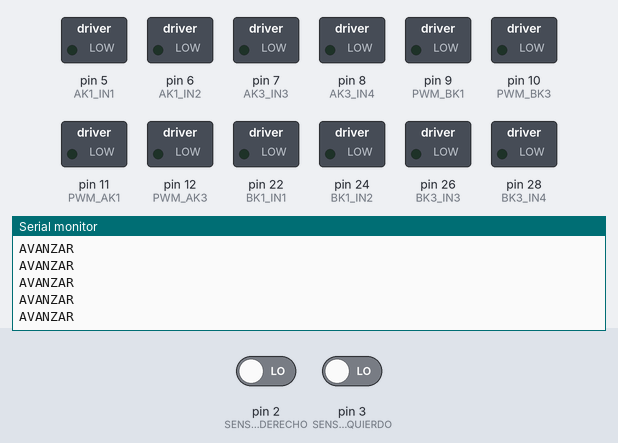
A sketch run on a simulated Arduino Mega 2560, built with avr-gcc and run on an emulated ATmega2560. On the bench: switched loads named in the sketch (green lamp = pin HIGH), the last lines printed to the serial monitor. The inputs (shaded band) are chosen by the test bench; at power-on: pin 2 (SENSOR_IR_DERECHO) LOW, pin 3 (SENSOR_IR_IZQUIERDO) LOW.

Above: at 4.2 s.
4.3 s: pin 2 (SENSOR_IR_DERECHO) driven HIGH
At 4.48 s:
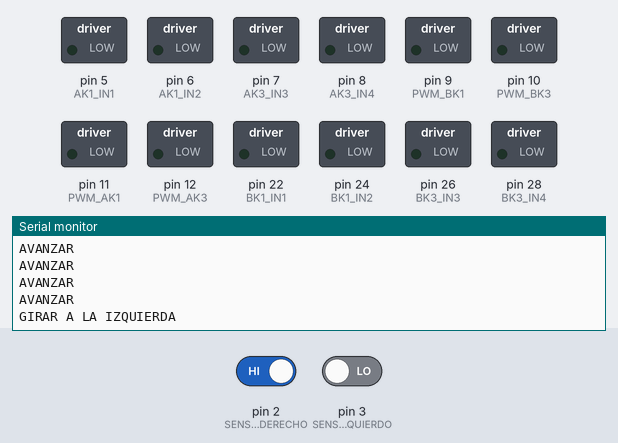
6.3 s: pin 3 (SENSOR_IR_IZQUIERDO) driven HIGH
At 6.44 s:
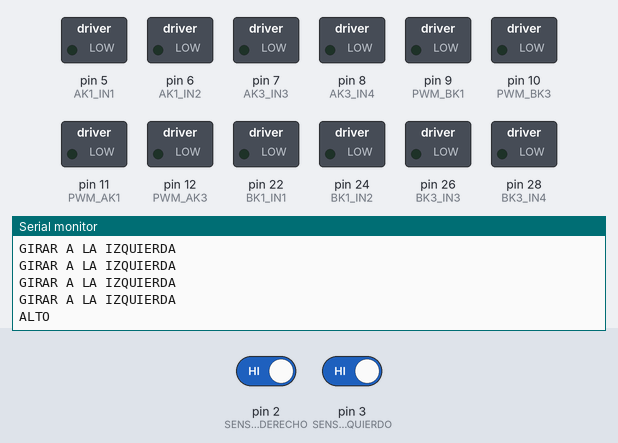
8.2 s: pin 2 (SENSOR_IR_DERECHO) driven LOW
At 8.39 s:
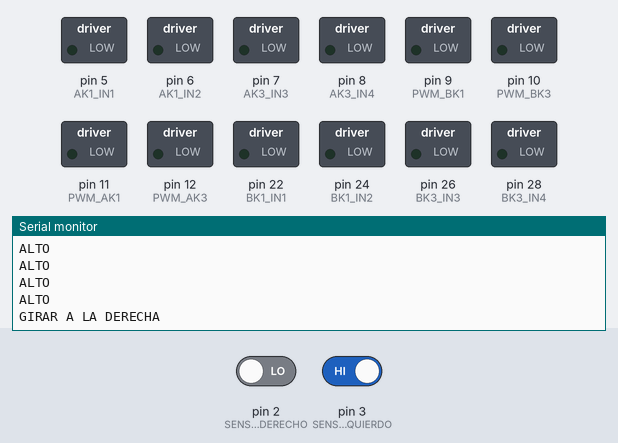

Measured:
- after the input at 4.3 s, the serial monitor: prints a new line after 0.05 s (image 1)
- after the input at 6.3 s, the serial monitor: prints a new line at once (image 2)
- after the input at 8.2 s, the serial monitor: prints a new line after 0.06 s (image 3)

The sketch:

30-seguir-una-mano-con-prudencia.ino
```cpp
// Curso PX-32 - Leccion 30: seguir una mano con dos sensores IR.
// Con MOTOR_ACTIVO en false el programa solo imprime la decision:
// no ordena ningun movimiento.

const bool MOTOR_ACTIVO = false;
const byte POTENCIA_PRUEBA = 65;

// Orden: frontal derecho, frontal izquierdo, trasero derecho,
// trasero izquierdo.
const byte PWM_BK1 = 9;   // Frontal derecho
const byte BK1_IN1 = 22;
const byte BK1_IN2 = 24;
const byte PWM_BK3 = 10;  // Frontal izquierdo
const byte BK3_IN3 = 26;
const byte BK3_IN4 = 28;
const byte PWM_AK1 = 11;  // Trasero derecho
const byte AK1_IN1 = 5;
const byte AK1_IN2 = 6;
const byte PWM_AK3 = 12;  // Trasero izquierdo
const byte AK3_IN3 = 7;
const byte AK3_IN4 = 8;

const byte SENSOR_IR_IZQUIERDO = 3;
const byte SENSOR_IR_DERECHO = 2;

// Segun la evidencia de tu cuaderno en la Leccion 28: si tu modulo
// entrega HIGH al detectar, cambia LOW por HIGH en esta linea.
const int LECTURA_AL_DETECTAR = LOW;

void controlarMotor(
  byte pinPwm,
  byte pin1,
  byte pin2,
  int sentido,
  byte potenciaPwm
) {
  if (sentido > 0) {
    digitalWrite(pin1, HIGH);
    digitalWrite(pin2, LOW);
    analogWrite(pinPwm, potenciaPwm);
  } else if (sentido < 0) {
    digitalWrite(pin1, LOW);
    digitalWrite(pin2, HIGH);
    analogWrite(pinPwm, potenciaPwm);
  } else {
    analogWrite(pinPwm, 0);
    digitalWrite(pin1, LOW);
    digitalWrite(pin2, LOW);
  }
}

void mover(
  int frontalDerecho,
  int frontalIzquierdo,
  int traseroDerecho,
  int traseroIzquierdo
) {
  controlarMotor(PWM_BK1, BK1_IN1, BK1_IN2, frontalDerecho, POTENCIA_PRUEBA);
  controlarMotor(PWM_BK3, BK3_IN3, BK3_IN4, frontalIzquierdo, POTENCIA_PRUEBA);
  controlarMotor(PWM_AK1, AK1_IN1, AK1_IN2, traseroDerecho, POTENCIA_PRUEBA);
  controlarMotor(PWM_AK3, AK3_IN3, AK3_IN4, traseroIzquierdo, POTENCIA_PRUEBA);
}

void detenerTodos() {
  mover(0, 0, 0, 0);
}

void prepararMotores() {
  pinMode(PWM_BK1, OUTPUT);
  pinMode(PWM_BK3, OUTPUT);
  pinMode(PWM_AK1, OUTPUT);
  pinMode(PWM_AK3, OUTPUT);
  pinMode(BK1_IN1, OUTPUT);
  pinMode(BK1_IN2, OUTPUT);
  pinMode(BK3_IN3, OUTPUT);
  pinMode(BK3_IN4, OUTPUT);
  pinMode(AK1_IN1, OUTPUT);
  pinMode(AK1_IN2, OUTPUT);
  pinMode(AK3_IN3, OUTPUT);
  pinMode(AK3_IN4, OUTPUT);
  detenerTodos();
}

void ordenarAvance() {
  if (MOTOR_ACTIVO) {
    mover(+1, +1, +1, +1);
  } else {
    detenerTodos();
  }
}

void ordenarGiroIzquierda() {
  if (MOTOR_ACTIVO) {
    mover(+1, -1, +1, -1);
  } else {
    detenerTodos();
  }
}

void ordenarGiroDerecha() {
  if (MOTOR_ACTIVO) {
    mover(-1, +1, -1, +1);
  } else {
    detenerTodos();
  }
}

void setup() {
  prepararMotores();
  pinMode(SENSOR_IR_IZQUIERDO, INPUT);
  pinMode(SENSOR_IR_DERECHO, INPUT);
  Serial.begin(9600);

  if (MOTOR_ACTIVO) {
    Serial.println("MODO: MOVIMIENTO ACTIVO");
  } else {
    Serial.println("MODO: SOLO IMPRIMIR");
  }

  // Tres segundos de calma antes de escuchar los sensores.
  delay(3000);
}

void loop() {
  bool izquierdaDetecta =
      digitalRead(SENSOR_IR_IZQUIERDO) == LECTURA_AL_DETECTAR;
  bool derechaDetecta =
      digitalRead(SENSOR_IR_DERECHO) == LECTURA_AL_DETECTAR;

  if (izquierdaDetecta && derechaDetecta) {
    Serial.println("AVANZAR");
    ordenarAvance();
  } else if (izquierdaDetecta) {
    Serial.println("GIRAR A LA IZQUIERDA");
    ordenarGiroIzquierda();
  } else if (derechaDetecta) {
    Serial.println("GIRAR A LA DERECHA");
    ordenarGiroDerecha();
  } else {
    Serial.println("ALTO");
    detenerTodos();
  }

  delay(150);
}
```
